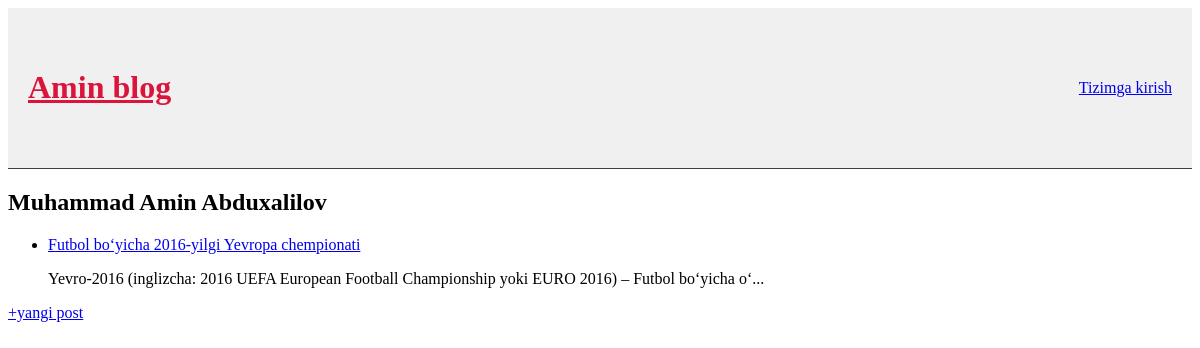
The page / on the database its author committed.
### blog/models.py (models this page shows, shortened)
class Post(models.Model):
    title = models.CharField(max_length=100)
    author = models.ForeignKey("auth.User", on_delete=models.CASCADE)
    body = models.TextField()

### blog/views.py (the view)
# urls.py: path("", BlogListView.as_view(), name="home"),
class BlogListView(ListView):
    model = Post
    template_name = "home.html"

### templates/home.html
{% extends 'base.html' %}
{% block content %}
    <h1>Muhammad Amin Abduxalilov</h1>
    <ul>
        {% for post in object_list %}
            <li>
                <a href="{% url 'post_item' post.pk %}">{{ post.title }}</a>
                <p>{{ post.body | slice:":100" }}...</p>
            </li>
        {% endfor %}
    </ul>
{% endblock content %}

### templates/base.html (shortened to what this page needs)
{% load static %}
<!DOCTYPE html>
<html lang="en">
<head>
    <link rel="stylesheet" href="{% static 'css/base.css' %}">
    <link rel="stylesheet" href="https://cdnjs.cloudflare.com/ajax/libs/bootstrap/5.3.8/css/bootstrap-grid.min.css"
/>
</head>
<body>
<header class="d-flex align-items-center justify-content-between">
    <h1><a href="{% url 'home' %}">Amin blog</a></h1>
    {% if user.is_authenticated %}
        <div>
            <p>Xush kelibsiz! {{ user.username }}</p>
            <form method="post" action="{% url 'logout' %}">
                {% csrf_token %}
                <button type="submit" class="btn btn-danger">Chiqib ketish</button>
            </form>
        </div>
    {% else %}
        <a href="{% url 'login' %}">Tizimga kirish</a>
    {% endif %}
</header>
<section>
    {% block content %}
    {% endblock content %}
</section>
<footer>
    <a href="{% url 'create_item' %}">+yangi post</a>
</footer>
</body>
</html>

### static/css/base.css (style rules this page uses)
header h1 a { color: crimson; }
header { background: rgba(240, 240, 240); padding: 40px 20px; border-bottom: 1px solid #3f3f3f; margin-bottom: 5px; }

### rows shown on the page
Post: title "Futbol boʻyicha 2016-yilgi Yevropa chempionati", body "Yevro-2016 (inglizcha: 2016 UEFA European Football Championship yoki EURO 2016) – Futbol boʻyicha oʻ"
